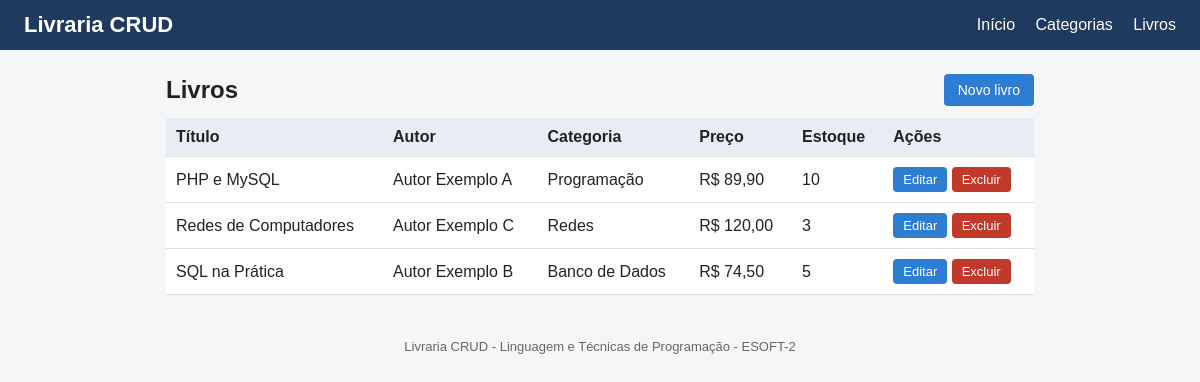
Page /views/livros/listar.php on the committed database.
### tables this page shows
CREATE TABLE IF NOT EXISTS livros (
    id           INT AUTO_INCREMENT PRIMARY KEY,
    titulo       VARCHAR(150) NOT NULL,
    autor        VARCHAR(100) NOT NULL,
    preco        DECIMAL(10,2) NOT NULL,
    estoque      INT NOT NULL DEFAULT 0,
    categoria_id INT NOT NULL,
    CONSTRAINT fk_livros_categoria FOREIGN KEY (categoria_id)
        REFERENCES categorias(id) ON DELETE RESTRICT ON UPDATE CASCADE
);

CREATE TABLE IF NOT EXISTS categorias (
    id        INT AUTO_INCREMENT PRIMARY KEY,
    nome      VARCHAR(100) NOT NULL UNIQUE,
    descricao VARCHAR(255) NULL
);

### config/conexao.php (called while the page is built, shortened)
<?php
function conectar(): PDO
{
    static $pdo = null;
    if ($pdo === null) {
        try {
            $pdo = new PDO(
                'mysql:host=' . DB_HOST . ';dbname=' . DB_NOME . ';charset=utf8mb4',
                DB_USUARIO,
                DB_SENHA,
                [
                    PDO::ATTR_ERRMODE => PDO::ERRMODE_EXCEPTION,
                    PDO::ATTR_DEFAULT_FETCH_MODE => PDO::FETCH_ASSOC,
                ]
            );
        } catch (PDOException $e) {
            die('Erro ao conectar ao banco de dados: ' . $e->getMessage());
        }
    }
    return $pdo;
}
function e($texto): string
{
    return htmlspecialchars((string) $texto, ENT_QUOTES, 'UTF-8');
}

### models/Livro.php (called while the page is built, shortened)
<?php
class Livro
{
    private PDO $pdo;
    public function __construct(PDO $pdo)
    {
        $this->pdo = $pdo;
    }
    public function listar(): array
    {
        $sql = 'SELECT l.id, l.titulo, l.autor, l.preco, l.estoque, c.nome AS categoria
                FROM livros l
                INNER JOIN categorias c ON c.id = l.categoria_id
                ORDER BY l.titulo';
        return $this->pdo->query($sql)->fetchAll();
    }
}

### views/livros/listar.php (the view, shortened to what this page needs)
<?php
require_once __DIR__ . '/../../config/conexao.php';
require_once __DIR__ . '/../../models/Livro.php';
$livros = (new Livro(conectar()))->listar();
require __DIR__ . '/../layout/header.php';
?>
<div class="barra">
    <h2>Livros</h2>
    <a class="botao" href="form.php">Novo livro</a>
</div>
<?php if (count($livros) === 0): ?>
    <p class="vazio">Nenhum livro cadastrado.</p>
<?php else: ?>
    <table>
        <thead><tr><th>Título</th><th>Autor</th><th>Categoria</th><th>Preço</th><th>Estoque</th><th>Ações</th></tr></thead>
        <tbody>
        <?php foreach ($livros as $l): ?>
            <tr>
                <td><?= e($l['titulo']) ?></td>
                <td><?= e($l['autor']) ?></td>
                <td><?= e($l['categoria']) ?></td>
                <td>R$ <?= number_format((float) $l['preco'], 2, ',', '.') ?></td>
                <td><?= (int) $l['estoque'] ?></td>
                <td>
                    <a class="botao pequeno" href="form.php?id=<?= (int) $l['id'] ?>">Editar</a>
                    <form class="inline" method="post"
                          action="<?= BASE_URL ?>controllers/LivroController.php?acao=excluir"
                          onsubmit="return confirm('Excluir este livro?');">
                        <button class="botao pequeno perigo" type="submit">Excluir</button>
                    </form>
                </td>
            </tr>
        <?php endforeach; ?>
        </tbody>
    </table>
<?php endif; ?>
<?php require __DIR__ . '/../layout/footer.php'; ?>

### views/layout/header.php (shortened to what this page needs)
<?php
require_once __DIR__ . '/../../config/conexao.php';
?>
<!DOCTYPE html>
<html lang="pt-BR">
<head>
    <link rel="stylesheet" href="<?= BASE_URL ?>css/estilo.css">
</head>
<body>
<header class="topo">
    <h1>Livraria CRUD</h1>
    <nav>
        <a href="<?= BASE_URL ?>index.php">Início</a>
        <a href="<?= BASE_URL ?>views/categorias/listar.php">Categorias</a>
        <a href="<?= BASE_URL ?>views/livros/listar.php">Livros</a>
    </nav>
</header>
<main class="conteudo">

### views/layout/footer.php (shortened to what this page needs)
</main>
<footer class="rodape">Livraria CRUD - Linguagem e Técnicas de Programação - ESOFT-2</footer>
</body>
</html>

### css/estilo.css (style rules this page uses)
* { box-sizing: border-box; }
body { margin: 0; font-family: Arial, sans-serif; background: #f4f6f8; color: #222; }
.topo { background: #1f3a5f; color: #fff; padding: 12px 24px; display: flex; justify-content: space-between; align-items: center; }
.topo h1 { margin: 0; font-size: 22px; }
.topo nav a { color: #fff; text-decoration: none; margin-left: 16px; }
.conteudo { max-width: 900px; margin: 24px auto; padding: 0 16px; }
.rodape { text-align: center; color: #666; font-size: 13px; padding: 20px; }
.barra { display: flex; justify-content: space-between; align-items: center; margin-bottom: 12px; }
.barra h2 { margin: 0; }
table { width: 100%; border-collapse: collapse; background: #fff; }
th, td { padding: 10px; border-bottom: 1px solid #ddd; text-align: left; }
th { background: #e8edf3; }
.botao { display: inline-block; background: #2d7dd2; color: #fff; border: 0; padding: 8px 14px; border-radius: 4px; text-decoration: none; cursor: pointer; font-size: 14px; }
.botao.pequeno { padding: 5px 10px; font-size: 13px; }
.botao.perigo { background: #c0392b; }
form.inline { display: inline; }

### rows in the picture
livros: titulo "PHP e MySQL", autor "Autor Exemplo A", categoria.nome "Programação", preco "89,90", estoque "10"
livros: titulo "Redes de Computadores", autor "Autor Exemplo C", categoria.nome "Redes", preco "120,00", estoque "3"
livros: titulo "SQL na Prática", autor "Autor Exemplo B", categoria.nome "Banco de Dados", preco "74,50", estoque "5"
